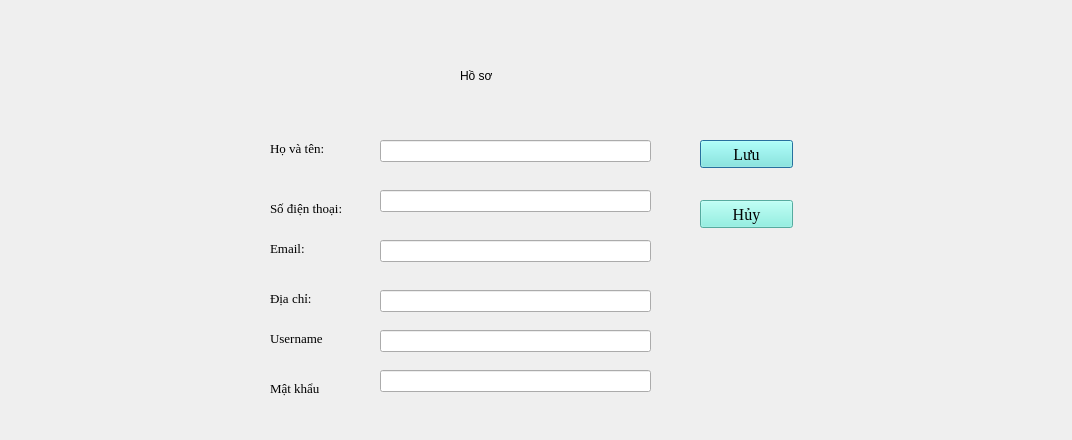
<?xml version="1.0" encoding="UTF-8"?>
<ui version="4.0">
 <class>Sua_nguoi_dung</class>
 <widget class="QDialog" name="Sua_nguoi_dung">
  <property name="geometry">
   <rect>
    <x>0</x>
    <y>0</y>
    <width>1072</width>
    <height>440</height>
   </rect>
  </property>
  <property name="windowTitle">
   <string>Thông tin người dùng</string>
  </property>
  <widget class="QLabel" name="lb_title">
   <property name="geometry">
    <rect>
     <x>460</x>
     <y>60</y>
     <width>91</width>
     <height>31</height>
    </rect>
   </property>
   <property name="styleSheet">
    <string notr="true">font: 700 22pt &quot;Times New Roman&quot;;
color: rgb(0, 0, 0);</string>
   </property>
   <property name="text">
    <string>Hồ sơ</string>
   </property>
  </widget>
  <widget class="QLabel" name="lb_email_2">
   <property name="geometry">
    <rect>
     <x>270</x>
     <y>330</y>
     <width>61</width>
     <height>16</height>
    </rect>
   </property>
   <property name="font">
    <font>
     <family>Times New Roman</family>
     <pointsize>10</pointsize>
    </font>
   </property>
   <property name="text">
    <string>Username</string>
   </property>
  </widget>
  <widget class="QLineEdit" name="le_user_s">
   <property name="geometry">
    <rect>
     <x>380</x>
     <y>330</y>
     <width>271</width>
     <height>22</height>
    </rect>
   </property>
   <property name="readOnly">
    <bool>false</bool>
   </property>
  </widget>
  <widget class="QLineEdit" name="le_hoten_s">
   <property name="geometry">
    <rect>
     <x>380</x>
     <y>140</y>
     <width>271</width>
     <height>22</height>
    </rect>
   </property>
   <property name="readOnly">
    <bool>false</bool>
   </property>
  </widget>
  <widget class="QLineEdit" name="le_email_s">
   <property name="geometry">
    <rect>
     <x>380</x>
     <y>240</y>
     <width>271</width>
     <height>22</height>
    </rect>
   </property>
   <property name="readOnly">
    <bool>false</bool>
   </property>
  </widget>
  <widget class="QPushButton" name="pb_save_tn_s">
   <property name="geometry">
    <rect>
     <x>700</x>
     <y>140</y>
     <width>93</width>
     <height>28</height>
    </rect>
   </property>
   <property name="font">
    <font>
     <family>Times New Roman</family>
     <pointsize>12</pointsize>
     <bold>false</bold>
    </font>
   </property>
   <property name="styleSheet">
    <string notr="true">background-color: rgb(121, 240, 223);
color: rgb(0, 0, 0);</string>
   </property>
   <property name="text">
    <string>Lưu</string>
   </property>
  </widget>
  <widget class="QLineEdit" name="le_sdt_s">
   <property name="geometry">
    <rect>
     <x>380</x>
     <y>190</y>
     <width>271</width>
     <height>22</height>
    </rect>
   </property>
   <property name="readOnly">
    <bool>false</bool>
   </property>
  </widget>
  <widget class="QLabel" name="lb_address_2">
   <property name="geometry">
    <rect>
     <x>270</x>
     <y>380</y>
     <width>71</width>
     <height>16</height>
    </rect>
   </property>
   <property name="font">
    <font>
     <family>Times New Roman</family>
     <pointsize>10</pointsize>
    </font>
   </property>
   <property name="text">
    <string>Mật khẩu</string>
   </property>
  </widget>
  <widget class="QLineEdit" name="le_mk_s">
   <property name="geometry">
    <rect>
     <x>380</x>
     <y>370</y>
     <width>271</width>
     <height>22</height>
    </rect>
   </property>
   <property name="readOnly">
    <bool>false</bool>
   </property>
  </widget>
  <widget class="QLabel" name="lb_phone">
   <property name="geometry">
    <rect>
     <x>270</x>
     <y>200</y>
     <width>91</width>
     <height>16</height>
    </rect>
   </property>
   <property name="font">
    <font>
     <family>Times New Roman</family>
     <pointsize>10</pointsize>
    </font>
   </property>
   <property name="text">
    <string>Số điện thoại:</string>
   </property>
  </widget>
  <widget class="QLabel" name="lb_fullname">
   <property name="geometry">
    <rect>
     <x>270</x>
     <y>140</y>
     <width>71</width>
     <height>16</height>
    </rect>
   </property>
   <property name="font">
    <font>
     <family>Times New Roman</family>
     <pointsize>10</pointsize>
    </font>
   </property>
   <property name="text">
    <string>Họ và tên:</string>
   </property>
  </widget>
  <widget class="QLabel" name="lb_diachi">
   <property name="geometry">
    <rect>
     <x>270</x>
     <y>290</y>
     <width>55</width>
     <height>16</height>
    </rect>
   </property>
   <property name="font">
    <font>
     <family>Times New Roman</family>
     <pointsize>10</pointsize>
    </font>
   </property>
   <property name="text">
    <string>Địa chỉ:</string>
   </property>
  </widget>
  <widget class="QPushButton" name="pb_cancel_tn_s">
   <property name="geometry">
    <rect>
     <x>700</x>
     <y>200</y>
     <width>93</width>
     <height>28</height>
    </rect>
   </property>
   <property name="font">
    <font>
     <family>Times New Roman</family>
     <pointsize>12</pointsize>
     <bold>false</bold>
    </font>
   </property>
   <property name="styleSheet">
    <string notr="true">background-color: rgb(121, 240, 223);
color: rgb(0, 0, 0);</string>
   </property>
   <property name="text">
    <string>Hủy</string>
   </property>
  </widget>
  <widget class="QLineEdit" name="le_diachi_s">
   <property name="geometry">
    <rect>
     <x>380</x>
     <y>290</y>
     <width>271</width>
     <height>22</height>
    </rect>
   </property>
   <property name="readOnly">
    <bool>false</bool>
   </property>
  </widget>
  <widget class="QLabel" name="lb_email">
   <property name="geometry">
    <rect>
     <x>270</x>
     <y>240</y>
     <width>55</width>
     <height>16</height>
    </rect>
   </property>
   <property name="font">
    <font>
     <family>Times New Roman</family>
     <pointsize>10</pointsize>
    </font>
   </property>
   <property name="text">
    <string>Email:</string>
   </property>
  </widget>
 </widget>
 <resources/>
 <connections/>
</ui>
